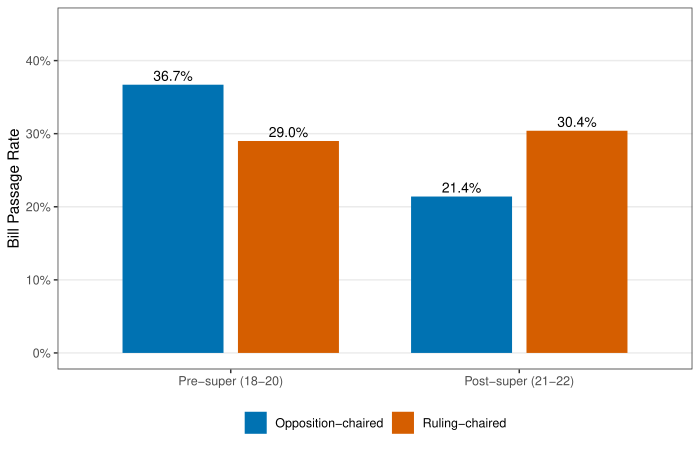

This figure's R source:
# Auto-generated figure for article
# Reads KNA data from Sys.getenv("KBL_DATA").
# Figure 2: Productivity sign reversal across pre/post supermajority
library(ggplot2)
df <- data.frame(
  era = c("Pre-super (18-20)","Pre-super (18-20)",
          "Post-super (21-22)","Post-super (21-22)"),
  chair_party = c("Opposition-chaired","Ruling-chaired",
                  "Opposition-chaired","Ruling-chaired"),
  rate = c(0.367, 0.290, 0.214, 0.304)
)
df$era <- factor(df$era, levels = c("Pre-super (18-20)", "Post-super (21-22)"))
ggplot(df, aes(x = era, y = rate, fill = chair_party)) +
  geom_col(position = position_dodge(width = 0.8), width = 0.7) +
  geom_text(aes(label = scales::percent(rate, accuracy = 0.1)),
            position = position_dodge(width = 0.8),
            vjust = -0.4, size = 3.5) +
  scale_fill_manual(values = c("Opposition-chaired" = "#0072B2",
                                "Ruling-chaired" = "#D55E00")) +
  scale_y_continuous(limits = c(0, 0.45),
                     labels = scales::percent_format(accuracy = 1)) +
  labs(x = NULL, y = "Bill Passage Rate", fill = NULL) +
  theme_bw(base_size = 11) +
  theme(legend.position = "bottom",
        panel.grid.minor = element_blank(),
        panel.grid.major.x = element_blank())
ggsave("articles/figures/2026-04-29_r24/fig_2.pdf", width = 7, height = 4.5)
